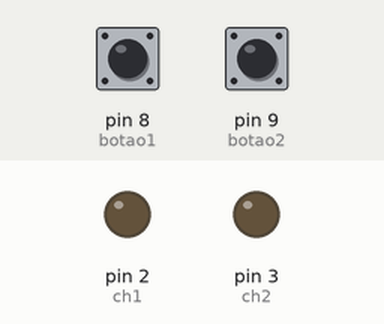
Recording of a sketch running on a simulated Arduino Uno, built with avr-gcc and run on an emulated ATmega328P. Parts: output pins drawn as LEDs (lit = HIGH). The inputs (shaded band) are chosen by the test bench; at power-on: pin 8 (botao1) HIGH, pin 9 (botao2) HIGH.

Above: at 1.2 s.
1.3 s: pin 8 (botao1) pulled LOW for 0.15 s
At 2.2 s:
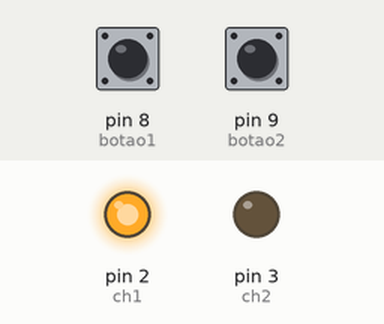
3.0 s: pin 9 (botao2) pulled LOW for 0.15 s
At 3.5 s:
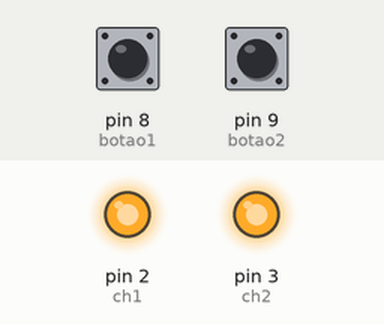
4.7 s: pin 8 (botao1) pulled LOW for 1 s
At 6.6 s:
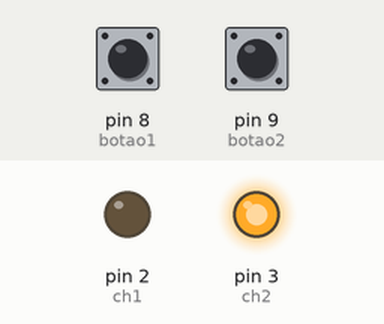
7.2 s: pin 8 (botao1) pulled LOW for 3.2 s
At 11.4 s:
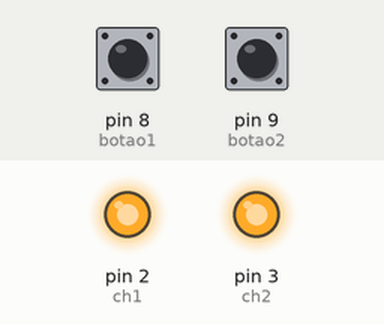
11.9 s: pin 9 (botao2) pulled LOW for 1 s
At 13.3 s:
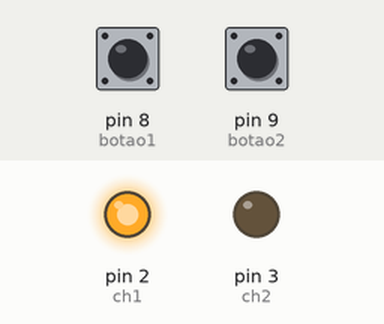
Timing chart, 0 to 14.9 s (numbered marks = the images above; inputs shaded):
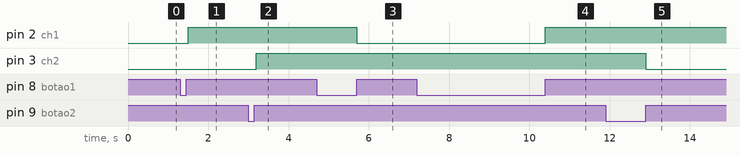

Measured:
- after the input at 1.3 s, pin 2 (ch1): LOW → HIGH after 0.20 s
- after the input at 3.0 s, pin 3 (ch2): LOW → HIGH after 0.20 s
- after the input at 4.7 s, pin 2 (ch1): HIGH → LOW after 1.0 s
- after the input at 7.2 s, pin 2 (ch1): LOW → HIGH after 3.2 s
- after the input at 11.9 s, pin 3 (ch2): HIGH → LOW after 1.0 s

The sketch:

Botao_com_Retencao_2_Canais_Pull_UP.ino
```cpp
 /* Muda o estado dos canais com um
 pulso BAIXO ao SOLTAR o botão*/

 #define ch1 2
 #define ch2 3
 #define botao1 8
 #define botao2 9
 int leitura_ch1;
 int leitura_ch2;
 int status_ch1 = 0;
 int status_ch2 = 0;

 void setup() {
   pinMode(ch1, OUTPUT);
   pinMode(ch2, OUTPUT);
   pinMode(botao1, INPUT_PULLUP);
   pinMode(botao2, INPUT_PULLUP);
   digitalWrite(ch1, LOW);
   digitalWrite(ch2, LOW); }

 void Canal1() {
     Canal_01:
     leitura_ch1 = digitalRead(botao1);
     if (leitura_ch1 != 1)
     { while(digitalRead(botao1) != 1)
     delay(100);
     status_ch1 = !status_ch1;
     digitalWrite(ch1, status_ch1); }
     }

 void Canal2() {
     Canal_02:
     leitura_ch2 = digitalRead(botao2);
     if (leitura_ch2 != 1)
     { while(digitalRead(botao2) != 1)
     delay(100);
     status_ch2 = !status_ch2;
     digitalWrite(ch2, status_ch2); }
     }

 void loop() {
   Canal1();
   Canal2();
   }
```
